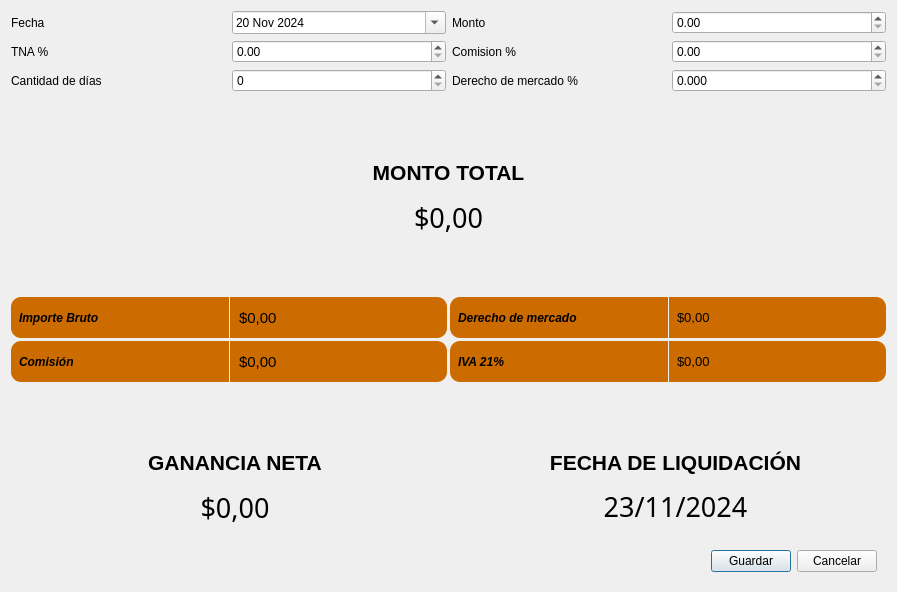
<?xml version="1.0" encoding="UTF-8"?>
<ui version="4.0">
 <class>nuevaCaucionDlg</class>
 <widget class="QDialog" name="nuevaCaucionDlg">
  <property name="geometry">
   <rect>
    <x>0</x>
    <y>0</y>
    <width>897</width>
    <height>592</height>
   </rect>
  </property>
  <property name="windowTitle">
   <string>Nueva Caución</string>
  </property>
  <property name="styleSheet">
   <string notr="true">background: &quot;black&quot;; color: &quot;white&quot;</string>
  </property>
  <layout class="QVBoxLayout" name="verticalLayout">
   <item>
    <layout class="QGridLayout" name="gridLayout_2">
     <item row="0" column="0">
      <layout class="QHBoxLayout" name="horizontalLayout_5">
       <item>
        <widget class="QLabel" name="label">
         <property name="minimumSize">
          <size>
           <width>101</width>
           <height>16</height>
          </size>
         </property>
         <property name="text">
          <string>Fecha</string>
         </property>
        </widget>
       </item>
       <item>
        <widget class="QDateEdit" name="currentDateInput">
         <property name="minimumSize">
          <size>
           <width>191</width>
           <height>22</height>
          </size>
         </property>
         <property name="calendarPopup">
          <bool>true</bool>
         </property>
         <property name="date">
          <date>
           <year>2024</year>
           <month>11</month>
           <day>20</day>
          </date>
         </property>
        </widget>
       </item>
      </layout>
     </item>
     <item row="0" column="1">
      <layout class="QHBoxLayout" name="horizontalLayout_11">
       <item>
        <widget class="QLabel" name="label_4">
         <property name="minimumSize">
          <size>
           <width>101</width>
           <height>16</height>
          </size>
         </property>
         <property name="text">
          <string>Monto</string>
         </property>
        </widget>
       </item>
       <item>
        <widget class="QDoubleSpinBox" name="montoInput">
         <property name="enabled">
          <bool>true</bool>
         </property>
         <property name="minimumSize">
          <size>
           <width>191</width>
           <height>0</height>
          </size>
         </property>
         <property name="minimum">
          <double>0.000000000000000</double>
         </property>
         <property name="maximum">
          <double>100000000000000000.000000000000000</double>
         </property>
         <property name="value">
          <double>0.000000000000000</double>
         </property>
        </widget>
       </item>
      </layout>
     </item>
     <item row="1" column="0">
      <layout class="QHBoxLayout" name="horizontalLayout_6">
       <item>
        <widget class="QLabel" name="label_2">
         <property name="minimumSize">
          <size>
           <width>101</width>
           <height>16</height>
          </size>
         </property>
         <property name="text">
          <string>TNA %</string>
         </property>
        </widget>
       </item>
       <item>
        <widget class="QDoubleSpinBox" name="tnaInput">
         <property name="minimumSize">
          <size>
           <width>191</width>
           <height>0</height>
          </size>
         </property>
         <property name="maximum">
          <double>100.000000000000000</double>
         </property>
        </widget>
       </item>
      </layout>
     </item>
     <item row="1" column="1">
      <layout class="QHBoxLayout" name="horizontalLayout_7">
       <item>
        <widget class="QLabel" name="label_7">
         <property name="minimumSize">
          <size>
           <width>101</width>
           <height>16</height>
          </size>
         </property>
         <property name="text">
          <string>Comision %</string>
         </property>
        </widget>
       </item>
       <item>
        <widget class="QDoubleSpinBox" name="comisionInput">
         <property name="minimumSize">
          <size>
           <width>191</width>
           <height>0</height>
          </size>
         </property>
         <property name="maximum">
          <double>100.000000000000000</double>
         </property>
        </widget>
       </item>
      </layout>
     </item>
     <item row="2" column="0">
      <layout class="QHBoxLayout" name="horizontalLayout_10">
       <item>
        <widget class="QLabel" name="label_3">
         <property name="minimumSize">
          <size>
           <width>101</width>
           <height>16</height>
          </size>
         </property>
         <property name="text">
          <string>Cantidad de días</string>
         </property>
        </widget>
       </item>
       <item>
        <widget class="QSpinBox" name="daysInput">
         <property name="minimumSize">
          <size>
           <width>191</width>
           <height>0</height>
          </size>
         </property>
         <property name="maximum">
          <number>365</number>
         </property>
        </widget>
       </item>
      </layout>
     </item>
     <item row="2" column="1">
      <layout class="QHBoxLayout" name="horizontalLayout_8">
       <item>
        <widget class="QLabel" name="label_8">
         <property name="minimumSize">
          <size>
           <width>101</width>
           <height>16</height>
          </size>
         </property>
         <property name="text">
          <string>Derecho de mercado %</string>
         </property>
        </widget>
       </item>
       <item>
        <widget class="QDoubleSpinBox" name="derechoMercadoInput">
         <property name="minimumSize">
          <size>
           <width>191</width>
           <height>0</height>
          </size>
         </property>
         <property name="decimals">
          <number>3</number>
         </property>
         <property name="maximum">
          <double>100.000000000000000</double>
         </property>
        </widget>
       </item>
      </layout>
     </item>
    </layout>
   </item>
   <item>
    <spacer name="verticalSpacer_3">
     <property name="orientation">
      <enum>Qt::Orientation::Vertical</enum>
     </property>
     <property name="sizeType">
      <enum>QSizePolicy::Policy::MinimumExpanding</enum>
     </property>
     <property name="sizeHint" stdset="0">
      <size>
       <width>20</width>
       <height>40</height>
      </size>
     </property>
    </spacer>
   </item>
   <item>
    <widget class="QFrame" name="frame">
     <property name="styleSheet">
      <string notr="true">background-color: &quot;green&quot;;
color: &quot;white&quot;;
border-radius: 10</string>
     </property>
     <property name="frameShape">
      <enum>QFrame::Shape::StyledPanel</enum>
     </property>
     <property name="frameShadow">
      <enum>QFrame::Shadow::Raised</enum>
     </property>
     <layout class="QVBoxLayout" name="verticalLayout_5">
      <item>
       <widget class="QLabel" name="label_5">
        <property name="minimumSize">
         <size>
          <width>0</width>
          <height>41</height>
         </size>
        </property>
        <property name="maximumSize">
         <size>
          <width>16777215</width>
          <height>41</height>
         </size>
        </property>
        <property name="font">
         <font>
          <pointsize>16</pointsize>
          <bold>true</bold>
         </font>
        </property>
        <property name="text">
         <string>MONTO TOTAL</string>
        </property>
        <property name="alignment">
         <set>Qt::AlignmentFlag::AlignCenter</set>
        </property>
       </widget>
      </item>
      <item>
       <widget class="QLabel" name="montoTotalLbl">
        <property name="font">
         <font>
          <family>Rockwell</family>
          <pointsize>20</pointsize>
          <bold>false</bold>
         </font>
        </property>
        <property name="text">
         <string>$0,00</string>
        </property>
        <property name="alignment">
         <set>Qt::AlignmentFlag::AlignCenter</set>
        </property>
       </widget>
      </item>
     </layout>
    </widget>
   </item>
   <item>
    <spacer name="verticalSpacer_2">
     <property name="orientation">
      <enum>Qt::Orientation::Vertical</enum>
     </property>
     <property name="sizeType">
      <enum>QSizePolicy::Policy::MinimumExpanding</enum>
     </property>
     <property name="sizeHint" stdset="0">
      <size>
       <width>20</width>
       <height>40</height>
      </size>
     </property>
    </spacer>
   </item>
   <item>
    <layout class="QGridLayout" name="gridLayout">
     <property name="spacing">
      <number>3</number>
     </property>
     <item row="0" column="0">
      <layout class="QHBoxLayout" name="horizontalLayout">
       <property name="spacing">
        <number>1</number>
       </property>
       <item>
        <widget class="QLabel" name="label_6">
         <property name="sizePolicy">
          <sizepolicy hsizetype="Minimum" vsizetype="Minimum">
           <horstretch>0</horstretch>
           <verstretch>0</verstretch>
          </sizepolicy>
         </property>
         <property name="font">
          <font>
           <italic>true</italic>
           <bold>true</bold>
          </font>
         </property>
         <property name="styleSheet">
          <string notr="true">background: rgb(204,107,0);
padding-left:5;
border-top-left-radius:10;
border-bottom-left-radius:10</string>
         </property>
         <property name="text">
          <string>Importe Bruto</string>
         </property>
        </widget>
       </item>
       <item>
        <widget class="QLabel" name="montoImporteBrutoLbl">
         <property name="minimumSize">
          <size>
           <width>0</width>
           <height>41</height>
          </size>
         </property>
         <property name="font">
          <font>
           <pointsize>11</pointsize>
           <fontweight>DemiBold</fontweight>
          </font>
         </property>
         <property name="styleSheet">
          <string notr="true">background: rgb(204,107,0);
padding-left:5;
border-top-right-radius:10;
border-bottom-right-radius:10</string>
         </property>
         <property name="text">
          <string>$0,00</string>
         </property>
        </widget>
       </item>
      </layout>
     </item>
     <item row="0" column="1">
      <layout class="QHBoxLayout" name="horizontalLayout_3">
       <property name="spacing">
        <number>1</number>
       </property>
       <item>
        <widget class="QLabel" name="label_11">
         <property name="font">
          <font>
           <italic>true</italic>
           <bold>true</bold>
          </font>
         </property>
         <property name="styleSheet">
          <string notr="true">background: rgb(204,107,0);
padding-left:5;
border-top-left-radius:10;
border-bottom-left-radius:10</string>
         </property>
         <property name="text">
          <string>Derecho de mercado</string>
         </property>
        </widget>
       </item>
       <item>
        <widget class="QLabel" name="montoDerechoMercadoLbl">
         <property name="minimumSize">
          <size>
           <width>0</width>
           <height>41</height>
          </size>
         </property>
         <property name="font">
          <font>
           <pointsize>10</pointsize>
           <underline>false</underline>
           <strikeout>false</strikeout>
           <kerning>true</kerning>
           <fontweight>DemiBold</fontweight>
          </font>
         </property>
         <property name="styleSheet">
          <string notr="true">background: rgb(204,107,0);
padding-left:5;
border-top-right-radius:10;
border-bottom-right-radius:10</string>
         </property>
         <property name="text">
          <string>$0,00</string>
         </property>
        </widget>
       </item>
      </layout>
     </item>
     <item row="1" column="0">
      <layout class="QHBoxLayout" name="horizontalLayout_2">
       <property name="spacing">
        <number>1</number>
       </property>
       <item>
        <widget class="QLabel" name="label_10">
         <property name="font">
          <font>
           <italic>true</italic>
           <bold>true</bold>
          </font>
         </property>
         <property name="styleSheet">
          <string notr="true">background: rgb(204,107,0);
padding-left:5;
border-top-left-radius:10;
border-bottom-left-radius:10</string>
         </property>
         <property name="text">
          <string>Comisión</string>
         </property>
        </widget>
       </item>
       <item>
        <widget class="QLabel" name="montoComisionesLbl">
         <property name="minimumSize">
          <size>
           <width>0</width>
           <height>41</height>
          </size>
         </property>
         <property name="font">
          <font>
           <pointsize>11</pointsize>
           <fontweight>DemiBold</fontweight>
          </font>
         </property>
         <property name="styleSheet">
          <string notr="true">background: rgb(204,107,0);
padding-left:5;
border-top-right-radius:10;
border-bottom-right-radius:10</string>
         </property>
         <property name="text">
          <string>$0,00</string>
         </property>
        </widget>
       </item>
      </layout>
     </item>
     <item row="1" column="1">
      <layout class="QHBoxLayout" name="horizontalLayout_4">
       <property name="spacing">
        <number>1</number>
       </property>
       <item>
        <widget class="QLabel" name="label_12">
         <property name="font">
          <font>
           <italic>true</italic>
           <bold>true</bold>
          </font>
         </property>
         <property name="styleSheet">
          <string notr="true">background: rgb(204,107,0);
padding-left:5;
border-bottom-left-radius:10;
border-top-left-radius:10</string>
         </property>
         <property name="text">
          <string>IVA 21%</string>
         </property>
        </widget>
       </item>
       <item>
        <widget class="QLabel" name="montoIVALbl">
         <property name="minimumSize">
          <size>
           <width>0</width>
           <height>41</height>
          </size>
         </property>
         <property name="font">
          <font>
           <pointsize>10</pointsize>
           <fontweight>DemiBold</fontweight>
          </font>
         </property>
         <property name="styleSheet">
          <string notr="true">background: rgb(204,107,0);
padding-left:5;
border-bottom-right-radius:10;
border-top-right-radius:10</string>
         </property>
         <property name="text">
          <string>$0,00</string>
         </property>
        </widget>
       </item>
      </layout>
     </item>
    </layout>
   </item>
   <item>
    <spacer name="verticalSpacer">
     <property name="orientation">
      <enum>Qt::Orientation::Vertical</enum>
     </property>
     <property name="sizeType">
      <enum>QSizePolicy::Policy::MinimumExpanding</enum>
     </property>
     <property name="sizeHint" stdset="0">
      <size>
       <width>20</width>
       <height>40</height>
      </size>
     </property>
    </spacer>
   </item>
   <item>
    <layout class="QHBoxLayout" name="horizontalLayout_14">
     <item>
      <widget class="QFrame" name="frame_2">
       <property name="minimumSize">
        <size>
         <width>421</width>
         <height>0</height>
        </size>
       </property>
       <property name="maximumSize">
        <size>
         <width>16777215</width>
         <height>131</height>
        </size>
       </property>
       <property name="styleSheet">
        <string notr="true">background-color: &quot;green&quot;;
color: &quot;white&quot;;
border-radius: 10</string>
       </property>
       <property name="frameShape">
        <enum>QFrame::Shape::StyledPanel</enum>
       </property>
       <property name="frameShadow">
        <enum>QFrame::Shadow::Raised</enum>
       </property>
       <layout class="QVBoxLayout" name="verticalLayout_4">
        <item>
         <widget class="QLabel" name="label_13">
          <property name="minimumSize">
           <size>
            <width>0</width>
            <height>41</height>
           </size>
          </property>
          <property name="maximumSize">
           <size>
            <width>16777215</width>
            <height>41</height>
           </size>
          </property>
          <property name="font">
           <font>
            <pointsize>16</pointsize>
            <bold>true</bold>
           </font>
          </property>
          <property name="text">
           <string>GANANCIA NETA</string>
          </property>
          <property name="alignment">
           <set>Qt::AlignmentFlag::AlignCenter</set>
          </property>
         </widget>
        </item>
        <item>
         <widget class="QLabel" name="gananciaNetaLbl">
          <property name="font">
           <font>
            <family>Rockwell</family>
            <pointsize>20</pointsize>
            <bold>false</bold>
           </font>
          </property>
          <property name="text">
           <string>$0,00</string>
          </property>
          <property name="alignment">
           <set>Qt::AlignmentFlag::AlignCenter</set>
          </property>
         </widget>
        </item>
       </layout>
      </widget>
     </item>
     <item>
      <widget class="QFrame" name="frame_3">
       <property name="sizePolicy">
        <sizepolicy hsizetype="Fixed" vsizetype="Fixed">
         <horstretch>0</horstretch>
         <verstretch>0</verstretch>
        </sizepolicy>
       </property>
       <property name="minimumSize">
        <size>
         <width>421</width>
         <height>0</height>
        </size>
       </property>
       <property name="maximumSize">
        <size>
         <width>16777215</width>
         <height>101</height>
        </size>
       </property>
       <property name="styleSheet">
        <string notr="true">background-color: &quot;green&quot;;
color: &quot;white&quot;;
border-radius: 10</string>
       </property>
       <property name="frameShape">
        <enum>QFrame::Shape::StyledPanel</enum>
       </property>
       <property name="frameShadow">
        <enum>QFrame::Shadow::Raised</enum>
       </property>
       <layout class="QVBoxLayout" name="verticalLayout_3">
        <item>
         <widget class="QLabel" name="label_14">
          <property name="minimumSize">
           <size>
            <width>0</width>
            <height>41</height>
           </size>
          </property>
          <property name="maximumSize">
           <size>
            <width>16777215</width>
            <height>41</height>
           </size>
          </property>
          <property name="font">
           <font>
            <pointsize>16</pointsize>
            <bold>true</bold>
           </font>
          </property>
          <property name="text">
           <string>FECHA DE LIQUIDACIÓN</string>
          </property>
          <property name="alignment">
           <set>Qt::AlignmentFlag::AlignCenter</set>
          </property>
         </widget>
        </item>
        <item>
         <widget class="QLabel" name="fechaLiquidacionLbl">
          <property name="font">
           <font>
            <family>Rockwell</family>
            <pointsize>20</pointsize>
            <bold>false</bold>
           </font>
          </property>
          <property name="text">
           <string>23/11/2024</string>
          </property>
          <property name="alignment">
           <set>Qt::AlignmentFlag::AlignCenter</set>
          </property>
         </widget>
        </item>
       </layout>
      </widget>
     </item>
    </layout>
   </item>
   <item>
    <widget class="QWidget" name="widget" native="true">
     <property name="minimumSize">
      <size>
       <width>851</width>
       <height>40</height>
      </size>
     </property>
     <property name="maximumSize">
      <size>
       <width>16777215</width>
       <height>40</height>
      </size>
     </property>
     <layout class="QHBoxLayout" name="horizontalLayout_13">
      <item>
       <spacer name="horizontalSpacer">
        <property name="orientation">
         <enum>Qt::Orientation::Horizontal</enum>
        </property>
        <property name="sizeHint" stdset="0">
         <size>
          <width>696</width>
          <height>17</height>
         </size>
        </property>
       </spacer>
      </item>
      <item>
       <widget class="QPushButton" name="saveBtn">
        <property name="styleSheet">
         <string notr="true">background: &quot;green&quot;; color: &quot;white&quot;</string>
        </property>
        <property name="text">
         <string>Guardar</string>
        </property>
       </widget>
      </item>
      <item>
       <widget class="QPushButton" name="cancelBtn">
        <property name="text">
         <string>Cancelar</string>
        </property>
       </widget>
      </item>
     </layout>
    </widget>
   </item>
  </layout>
 </widget>
 <resources/>
 <connections/>
</ui>
